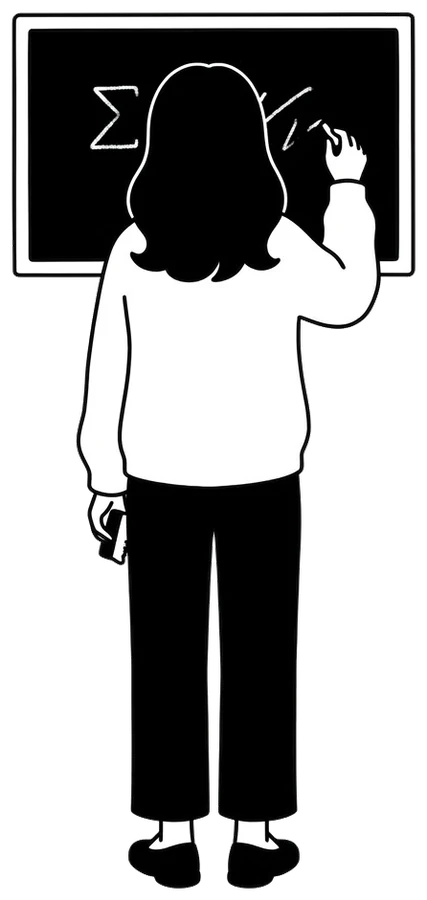
#> input picture assets/img/illustrations/teaching.webp, 427 x 900 px
$ python prep_illustrations.py ../assets/img/illustrations/teaching.webp ../assets/img/illustrations/teaching.webp
#> lines starting #> are read from the running program, lines starting #| are printed output that depends on the picture
"""Prepare a black & white drawing for the website.

What it does:
  1. makes the white background around the drawing transparent
     (only the background touching the image borders: the white inside
     the drawing, e.g. a sweater or a sheet of paper, stays white),
  2. crops the empty margins,
  3. resizes to at most 600 x 900 px and saves a light WebP file
     in assets/img/illustrations/.

Usage (from the repository folder):
  python3 _tools/prep_illustrations.py                         # redo every drawing listed in DRAWINGS below
  python3 _tools/prep_illustrations.py my_drawing.jpeg teaching   # one drawing -> assets/img/illustrations/teaching.webp

Then use it in a page front matter:
  illustration: /assets/img/illustrations/teaching.webp

Needs Python with Pillow (pip install pillow).
"""
import os
import sys
from pathlib import Path

from PIL import Image, ImageDraw

REPO = Path(__file__).resolve().parent.parent
SOURCE_DIR = REPO / "_images_examples"          # original drawings
OUTPUT_DIR = REPO / "assets" / "img" / "illustrations"

# Original file (in SOURCE_DIR) -> name of the website image (without .webp)
DRAWINGS = {
    "main_illustration.png": "home",
    "papers_illustration.png": "papers",
    "cv_illustration.jpeg": "cv",
    "teaching_illustration.jpeg": "teaching",
    "presentation_illustration_1.png": "talk",
}

MAX_SIZE = (600, 900)   # max width, height in pixels
MARGIN = 12             # pixels kept around the drawing after cropping
TOLERANCE = 60          # how far from pure white still counts as background (JPEG noise)


def prepare(source: Path, name: str) -> None:
    im = Image.open(source).convert("RGB")
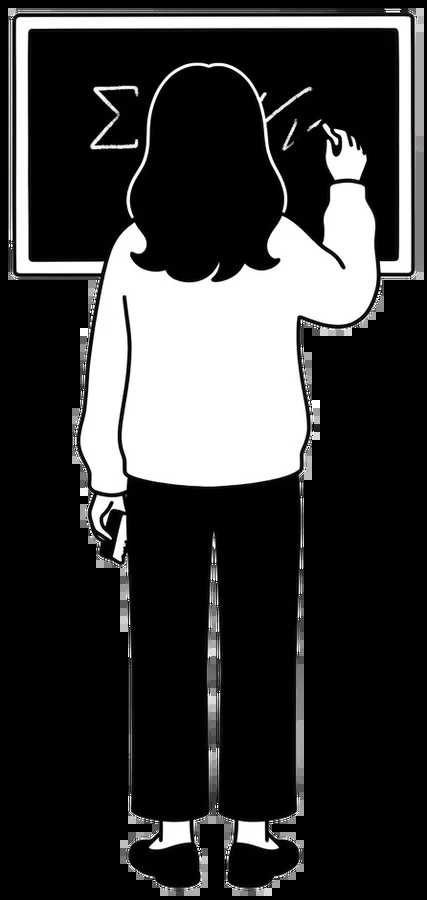
#> im: PIL image 427x900 RGB; mean R, G, B 55.1, 55.1, 55.1
    w, h = im.size
#> w = 427; h = 900

    # Paint the background reachable from the borders with a marker colour.
    marker = (255, 0, 255)
    border = [(x, y) for x in range(0, w, 20) for y in (0, h - 1)] + \
             [(x, y) for y in range(0, h, 20) for x in (0, w - 1)]
    for xy in border:
        pixel = im.getpixel(xy)
        if pixel != marker and sum(pixel) > 600:   # light pixel = background
            ImageDraw.floodfill(im, xy, marker, thresh=TOLERANCE)

    # Marker colour -> transparent.
    rgba = im.convert("RGBA")
    rgba.putdata([(255, 255, 255, 0) if p[:3] == marker else p for p in rgba.getdata()])

    # Crop to the drawing, keep a small margin, resize.
    left, top, right, bottom = rgba.getchannel("A").getbbox()
#> left = 0; top = 0; right = 427; bottom = 900
    rgba = rgba.crop((max(left - MARGIN, 0), max(top - MARGIN, 0),
                      min(right + MARGIN, w), min(bottom + MARGIN, h)))
    rgba.thumbnail(MAX_SIZE, Image.LANCZOS)

    # Write a hidden temporary file, then rename it: a running `jekyll serve`
    # ignores hidden files, so it never copies a half-written image.
    OUTPUT_DIR.mkdir(parents=True, exist_ok=True)
    final = OUTPUT_DIR / f"{name}.webp"
    temp = OUTPUT_DIR / f".{name}.webp.tmp"
    rgba.save(temp, "WEBP", quality=88, method=6)
    os.replace(temp, final)
#> (the run stopped early here; a loop or call above may not have finished)

$ run again, with assets/img/illustrations/cv.webp copied over assets/img/illustrations/teaching.webp
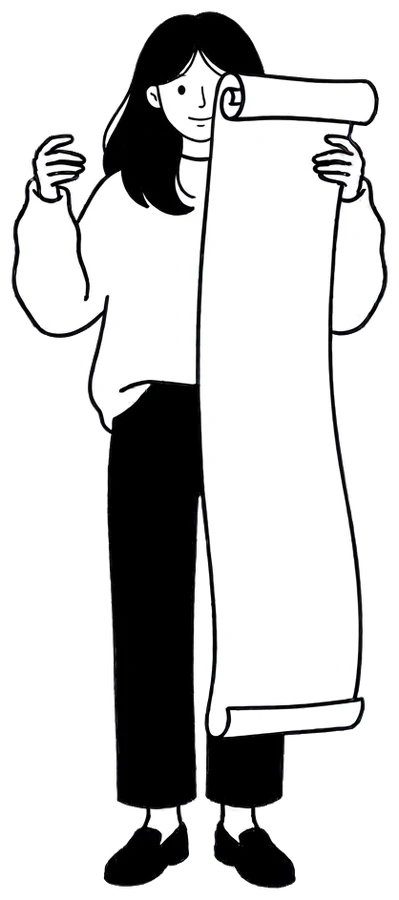
#> input picture assets/img/illustrations/cv.webp, 399 x 900 px
#> in prepare, `im = Image.open(source).convert("RGB")`:
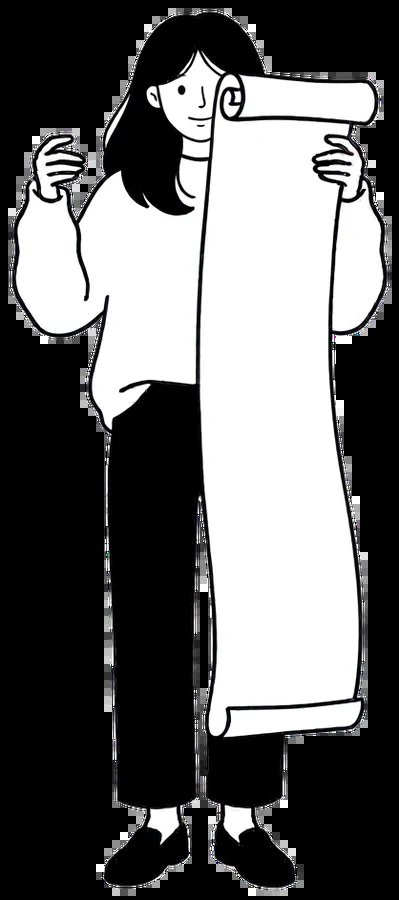
#> im: PIL image 399x900 RGB; mean R, G, B 100.8, 100.8, 101
#> left = 0; right = 399; bottom = 900

$ run again, with assets/img/illustrations/home.webp copied over assets/img/illustrations/teaching.webp
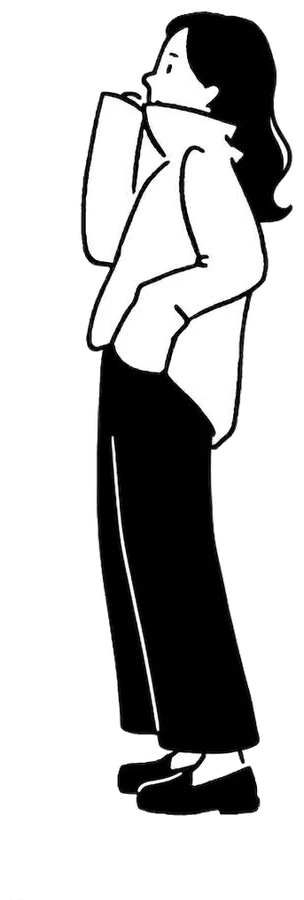
#> input picture assets/img/illustrations/home.webp, 304 x 900 px
#> in prepare, `im = Image.open(source).convert("RGB")`:
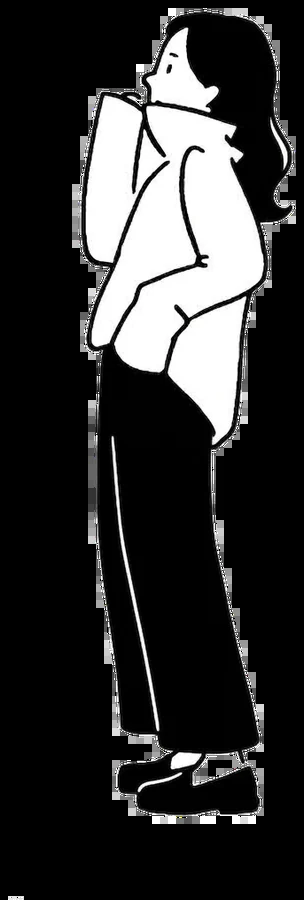
#> im: PIL image 304x900 RGB; mean R, G, B 49.3, 49.3, 49.3
#> the loop in prepare, `for xy in border:` made 122 passes
#> pixel on passes 1 to 8: (0, 0, 0), (0, 0, 0), (0, 0, 0), (228, 228, 228), (0, 0, 0), (0, 0, 0), (0, 0, 0), (0, 0, 0)
#> left = 0; right = 304; bottom = 900

$ run again, with assets/img/illustrations/papers.webp copied over assets/img/illustrations/teaching.webp
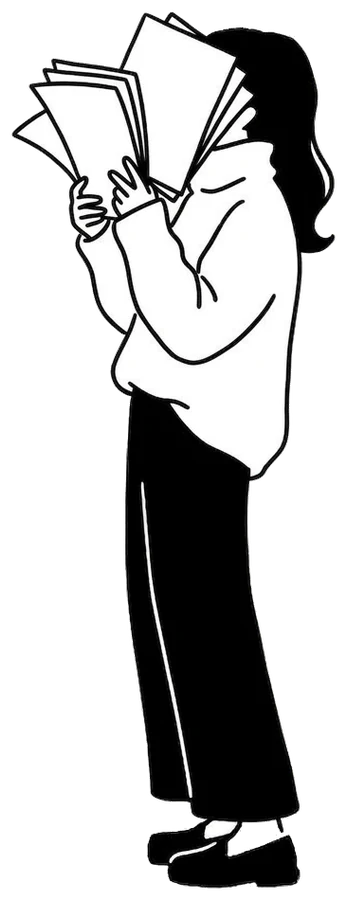
#> input picture assets/img/illustrations/papers.webp, 347 x 900 px
#> in prepare, `im = Image.open(source).convert("RGB")`:
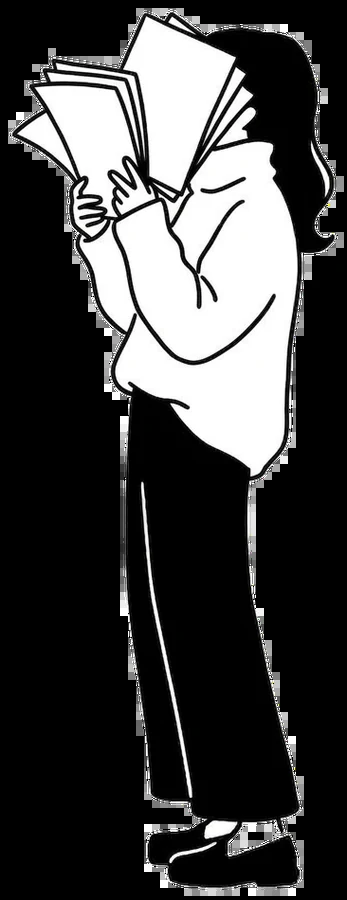
#> im: PIL image 347x900 RGB; mean R, G, B 65, 65, 65
#> left = 0; right = 347; bottom = 900
